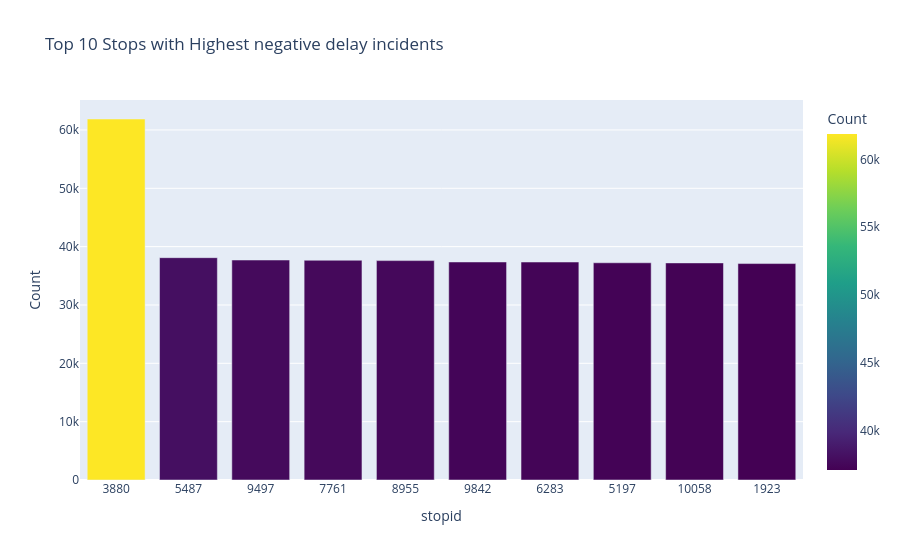

Notebook code cell kept with this figure:
### Markdown cell above
### Top 10 stop id with highest negative delay

### Code cell
# get top stopid with highest positive delay incidents
stopid_counts = df_dropped[df_dropped['delay_seconds'] < 0].groupby('stopid').size().reset_index(name='Count')
stopid_counts = stopid_counts.sort_values('Count', ascending=False)
top_routes = stopid_counts.head(10)
top_routes.stopid = top_routes.stopid.astype(str)  # Convert stopid to string for better visualization

fig = px.bar(top_routes, x='stopid', y='Count', title='Top 10 Stops with Highest negative delay incidents',
             color='Count', color_continuous_scale='viridis')
fig.update_layout(xaxis_title='stopid', yaxis_title='Count')

fig.show()

### Figure 1 — Plotly figure (JSON) as saved in the notebook; plotly's stock layout.template omitted (floating-point values rounded to 4 significant figures)
{"data": [{"hovertemplate": "stopid=%{x}<br>Count=%{marker.color}<extra></extra>", "legendgroup": "", "marker": {"color": [61879, 38111, 37707, 37665, 37607, 37372, 37362, 37236, 37211, 37098], "coloraxis": "coloraxis", "pattern": {"shape": ""}}, "name": "", "orientation": "v", "showlegend": false, "textposition": "auto", "type": "bar", "x": ["3880", "5487", "9497", "7761", "8955", "9842", "6283", "5197", "10058", "1923"], "xaxis": "x", "y": [61879, 38111, 37707, 37665, 37607, 37372, 37362, 37236, 37211, 37098], "yaxis": "y"}], "layout": {"barmode": "relative", "coloraxis": {"colorbar": {"title": {"text": "Count"}}, "colorscale": [[0, "#440154"], [0.1111, "#482878"], [0.2222, "#3e4989"], [0.3333, "#31688e"], [0.4444, "#26828e"], [0.5556, "#1f9e89"], [0.6667, "#35b779"], [0.7778, "#6ece58"], [0.8889, "#b5de2b"], [1, "#fde725"]]}, "legend": {"tracegroupgap": 0}, "title": {"text": "Top 10 Stops with Highest negative delay incidents"}, "xaxis": {"anchor": "y", "domain": [0, 1], "title": {"text": "stopid"}}, "yaxis": {"anchor": "x", "domain": [0, 1], "title": {"text": "Count"}}}}
